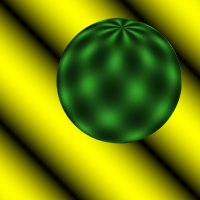
#> input picture lab3/optical_flow/sphere1.ppm, 200 x 200 px; the run also reads 2 pictures not shown here
$ python lucas_kanade.py
#> lines starting #> are read from the running program, lines starting #| are printed output that depends on the picture
import numpy as np
import matplotlib.pyplot as plt
import matplotlib as mpl
import cv2
import scipy.signal as scs


def lucas_kanade(img1, img2, window_size=15):
    '''
    performs the lucas kanade algorithm to determine the optical flow from img1 to img2

    returns a column-major ordered list of flows for every region
    '''
    assert img1.shape == img2.shape, 'Images are not the same shape but {} and {}'.format(img1.shape, img2.shape)

    # for numerical stability of matrix inverse
    eps = 1e-10

    # compute how many rows and columns we have to drop
    drop_x = img1.shape[0] % window_size
    drop_y = img1.shape[0] % window_size

    # drop the bottom rows and right columns that are left over
    print('Dropping the {} bottom rows and the {} right columns.'.format(drop_x, drop_y))
    img1 = img1[:-drop_x, :-drop_y]
    img2 = img2[:-drop_x, :-drop_y]

    # getting splitting idcs
    x_idcs = np.arange(0,img1.shape[0],window_size)
    y_idcs = np.arange(0,img1.shape[1],window_size)

    # list to store flows
    flows = []

    # compute derivatives before splitting into regions to have less
    # errors from boundaries
    # assume that the derivatives are the roughly same for both images
    x_kernel = np.array([[1, 0, -1], [2,0,-2], [1,0,-1]])
    y_kernel = np.array([[1, 0, -1], [2,0,-2], [1,0,-1]]).T

    I_x = np.zeros_like(img1)
    I_y = np.zeros_like(img1)

    if len(img1.shape) == 3:
        for i in range(len(img1.shape)):
            I_x[:,:,i] = scs.convolve2d(img1[:,:,i], x_kernel, 'same', 'symm')
            I_y[:,:,i] = scs.convolve2d(img1[:,:,i], y_kernel, 'same', 'symm')

    else:
        I_x = scs.convolve2d(img1, x_kernel, 'same', 'symm')
        I_y = scs.convolve2d(img1, y_kernel, 'same', 'symm')

    I_t = img2 - img1

    for y in y_idcs:
        for x in x_idcs:
            # get region
            #print('Region from x={} to {} and y={} to {}'.format(x,x+window_size,y,y+window_size))
            reg_x = I_x[x:x+window_size,y:y+window_size]
            reg_y = I_y[x:x+window_size,y:y+window_size]
            reg_t = I_t[x:x+window_size,y:y+window_size]

            # flatten into vector
            reg_x = reg_x.flatten()
            reg_y = reg_y.flatten()
            reg_t = reg_t.flatten()

            # compute A and b
            A = np.concatenate((reg_x[:,None], reg_y[:,None]), axis=1)
            #print('A.shape = ', A.shape)
            #print('A^TA = ',A.T@A)
            b = -1 * reg_t

            # compute pseudo-inverse
            A_dagger = np.linalg.inv((A.T @ A) + eps*np.eye(2)) @ A.T

            # compute flow
            flow = A_dagger @ b

            flows.append(flow)

    return np.array(flows)


def plot_flows(flows, coarse=True, window_size=15, result_file='./flow_quiver.pdf', quiver_kwargs={}, plot_title=''):

    '''
    used for plotting optical flows

    coarse determines whether to plot one arrow per region or one arrow per pixel
    '''

    # get number of windows per column and row
    win_per_col = int(np.sqrt(flows.shape[0]))
    win_per_row = int(np.sqrt(flows.shape[0]))


    if coarse:
        # get meshgrid for arrow locations
        X, Y = np.meshgrid(np.arange(win_per_row), np.arange(win_per_col))
        U, V = np.meshgrid(np.zeros(win_per_row), np.zeros(win_per_col))

        for i in range(flows.shape[0]):

            # get corresponding window idcs
            x_id = (i % win_per_col)
            y_id = (i // win_per_col)
            #print('x_id = {}; y_id = {}'.format(x_id, y_id))

            # set all arrows in this window the given optical flow
            U[x_id, y_id] = flows[i,0]
            V[x_id, y_id] = flows[i,1]

    else:
        # get meshgrid for arrow locations
        X, Y = np.meshgrid(np.arange(win_per_row* window_size), np.arange(win_per_col* window_size))
        U, V = np.meshgrid(np.zeros(win_per_row* window_size), np.zeros(win_per_col* window_size))

        for i in range(flows.shape[0]):

            # get corresponding window idcs
            x_id = (i % win_per_col) * window_size
            y_id = (i // win_per_col) * window_size

            # set all arrows in this window the given optical flow
            U[x_id:x_id+window_size, y_id:y_id+window_size] += flows[i,0]
            V[x_id:x_id+window_size, y_id:y_id+window_size] += flows[i,1]


    # compute colors
    # colors correspond to angle of arrow in radiants
    angles = np.arctan2(V,U)


    #plt.figure()
    #plt.hist(angles.flatten())
    #plt.show()

    norm = mpl.colors.Normalize(vmin=-np.pi, vmax=np.pi)
    #norm.autoscale(colors)
    colormap = mpl.cm.inferno

    # plot results
    plt.figure()
    plt.gca().invert_yaxis() # put origin in top left corner. Does not affect the direction of arrows unless angles='xy'
    colors = colormap(norm(angles)).reshape((-1, 4))
    q = plt.quiver(X, Y, U, V, angles='xy', scale_units='xy', color=colors, **quiver_kwargs)
    plt.clim(-np.pi,np.pi)
    plt.set_cmap('inferno')
    plt.colorbar()
    plt.title(plot_title)

    if coarse:
        plt.savefig('./results/coarse_grained/'+result_file)

    else:
        plt.savefig('./results/fine_grained/'+result_file)
    plt.close()


def demo(coarse=True):
    '''
    computes optical flow for the example images and plots the results
    '''
    # coarse determines whether we display a coarse or fine-grained plot
    # fine means that we set an arrow at every pixel
    # coarse means we set only one arrow for every window

    # compute for sphere
    path_1 = './sphere1.ppm'
    path_2 = './sphere2.ppm'

    # loag images
    img1 = np.array(cv2.imread(path_1, -1), dtype=np.float64) / 255
    img2 = np.array(cv2.imread(path_2, -1), dtype=np.float64) / 255

    # call lucas_kanade
    sphere_flows = lucas_kanade(img1, img2)

    # plot sphere flows
    quiver_kwargs_sphere = {'scale':0.2, 'minlength':0.2, 'headwidth':3}
    plot_flows(sphere_flows, coarse=coarse, window_size=15, result_file='./sphere_flow.pdf', quiver_kwargs=quiver_kwargs_sphere, plot_title=r'Sphere - color $\leftrightarrow$ angle in radiants')

    #########
    #########

    # compute for synth
    path_1 = './synth1.pgm'
    path_2 = './synth2.pgm'

    # loag images
    img1 = np.array(cv2.imread(path_1, -1), dtype=np.float64) / 255
    img2 = np.array(cv2.imread(path_2, -1), dtype=np.float64) / 255

    # call lucas_kanade
    synth_flows = lucas_kanade(img1, img2)

    # plot synth flows
    quiver_kwargs_synth = {'scale':0.1, 'minlength':0.2, 'headwidth':3}
    plot_flows(synth_flows, coarse=coarse, window_size=15, result_file='./synth_flow.pdf', quiver_kwargs=quiver_kwargs_synth, plot_title=r'Synth - color $\leftrightarrow$ angle in radiants')


if __name__ == "__main__":

    # compute for a coarse setting, i.e. one arrow per region
    demo(coarse=True)
#| Dropping the 5 bottom rows and the 5 right columns.
#> after the loop in lucas_kanade, `for y in y_idcs:`: flows = 169 pairs, first value -0.202 to 0.723, second value -0.38 to 0.408
#> in demo, `sphere_flows = lucas_kanade(img1, img2)`: sphere_flows has the same summary as flows in lucas_kanade
#> in plot_flows, `colors = colormap(norm(angles)).reshape((-1, 4))`: colors = 169 rows, first 6: [0.736, 0.216, 0.33, 1], [0.736, 0.216, 0.33, 1], [0.736, 0.216, 0.33, 1], [0.736, 0.216, 0.33, 1], [0.736, 0.216, 0.33, 1], [0.736, 0.216, 0.33, 1]
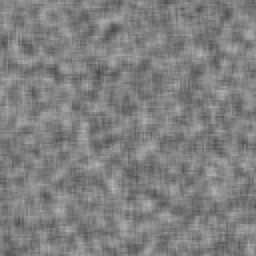
#> input picture lab3/optical_flow/synth1.pgm, 128 x 128 px (shown 2 times larger)
#> call 2 of lucas_kanade, with window_size = 15
#| Dropping the 8 bottom rows and the 8 right columns.
#> in lucas_kanade (call 2), `I_t = img2 - img1`:
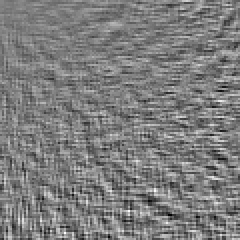
#> I_t: shape (120, 120) float64 (shown 2 times larger); min -0.133, max 0.137, mean 6.05e-05; drawn with min black and max white
#> after the loop in lucas_kanade (call 2), `for y in y_idcs:`: flows = 64 pairs, first value -0.116 to 0.0367, second value 0.0347 to 0.143
#> in demo, `synth_flows = lucas_kanade(img1, img2)`: synth_flows has the same summary as flows in lucas_kanade
#> in plot_flows (call 2), `colors = colormap(norm(angles)).reshape((-1, 4))`: colors = 64 rows, first 6: [0.988, 0.683, 0.0725, 1], [0.985, 0.601, 0.0236, 1], [0.98, 0.565, 0.0314, 1], [0.974, 0.537, 0.0484, 1], [0.965, 0.502, 0.0739, 1], [0.959, 0.482, 0.0895, 1]

    #compute for a fine setting, i.e. one arrow per pixel
    demo(coarse=False)
#| Dropping the 5 bottom rows and the 5 right columns.
#> call 3 of plot_flows, with flows = array of shape (169, 2), coarse = False, window_size = 15, result_file = './sphere_flow.pdf'
#> after the loop in plot_flows (call 3), `for i in range(flows.shape[0]):`:
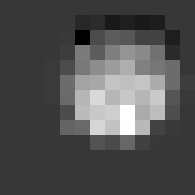
#> U: shape (195, 195) float64; min -0.202, max 0.723, mean 0.0949; drawn with min black and max white
#> in plot_flows (call 3), `plt.savefig('./results/fine_grained/'+result_file)`:
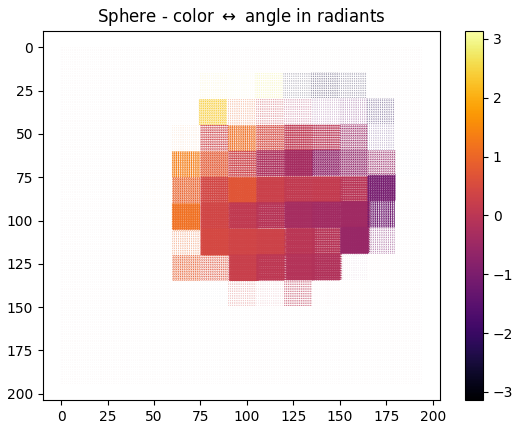
#> figure drawn by matplotlib, 2 panels
#| Dropping the 8 bottom rows and the 8 right columns.
#> call 4 of plot_flows, with flows = array of shape (64, 2), coarse = False, window_size = 15, result_file = './synth_flow.pdf'
#> after the loop in plot_flows (call 4), `for i in range(flows.shape[0]):`:
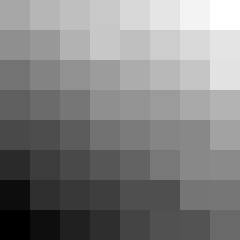
#> U: shape (120, 120) float64 (shown 2 times larger); min -0.116, max 0.0367, mean -0.038; drawn with min black and max white
#> after the loop in plot_flows (call 4), `for i in range(flows.shape[0]):`:
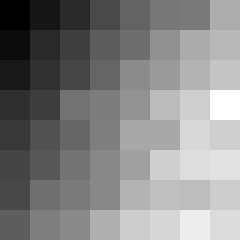
#> V: shape (120, 120) float64 (shown 2 times larger); min 0.0347, max 0.143, mean 0.0912; drawn with min black and max white
#> in plot_flows (call 4), `plt.savefig('./results/fine_grained/'+result_file)`:
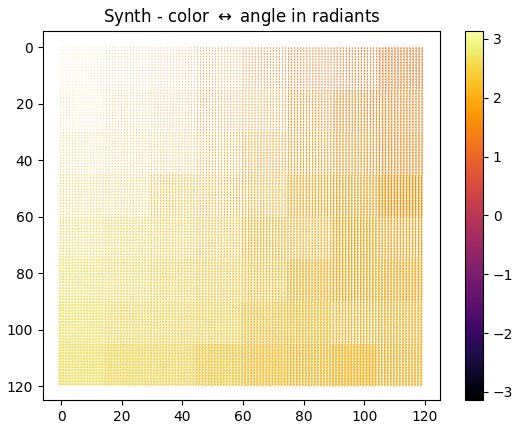
#> figure drawn by matplotlib, 2 panels
